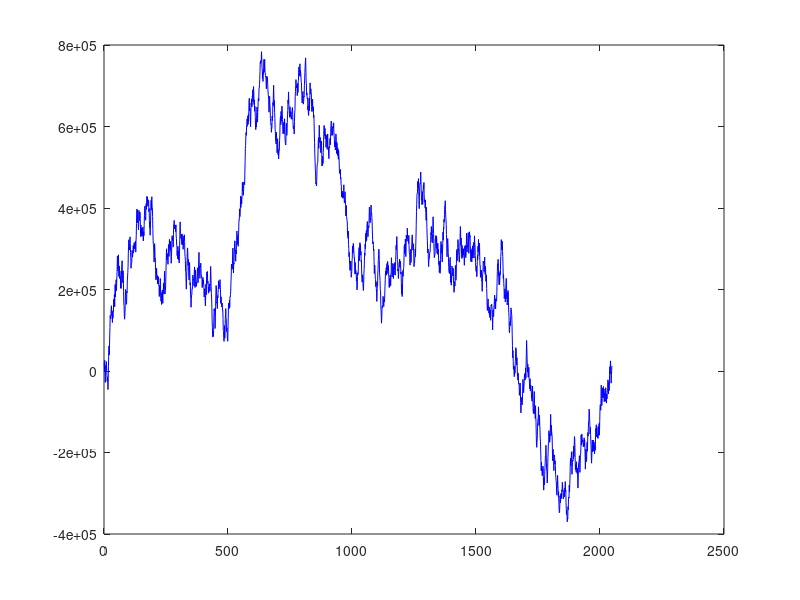

The MATLAB script that drew this image:
% generate mult expected outputs
x=load("accum_input.txt");

% perform accumulation
y=cumsum(x);

% plot output
plot(y,'b');

% write output file
fid=fopen("accum_output.txt","wt");
fprintf(fid,"%d\n",y);
fclose(fid);
